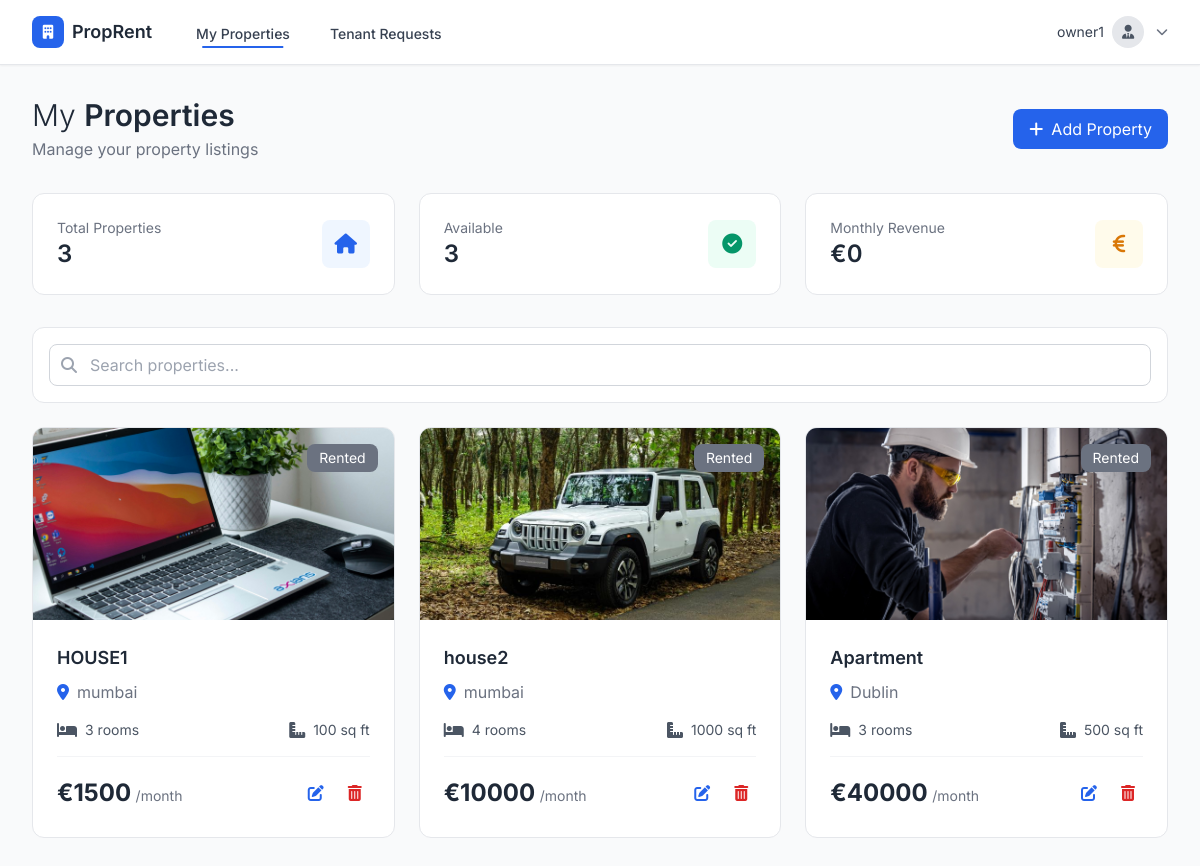
The page /owner_home (signed in) on the database its author committed.
### house_rent_app/models.py (models this page shows, shortened)
class House(models.Model):
    title = models.CharField(max_length=200)
    description = models.TextField()
    rent = models.IntegerField()
    address = models.CharField(max_length=200)
    city = models.CharField(max_length=100)
    image = models.ImageField(upload_to='house_images/')
    created_at = models.DateTimeField(default=timezone.now)
    area = models.IntegerField()
    owner = models.ForeignKey(User, on_delete=models.CASCADE, related_name='houses')
    is_available = models.BooleanField(default=True)
    furnished = models.BooleanField(default=False)
    no_of_rooms = models.IntegerField(default=1)

### house_rent_app/views.py (the view, shortened to what this page needs)
# urls.py: path('owner_home', views.OwnerHome.as_view(), name='owner_home'),
class OwnerHome(LoginRequiredMixin, View):
    login_url = 'login'
    redirect_field_name = 'next'
    def get(self, request):
        owner_houses = House.objects.filter(owner=request.user).all()
        rents = [house.rent for house in owner_houses]
        total_rent = self.get_total_rent_from_lambda(rents)
        return render(request, template_name="owner_home.html", context={
            "houses": owner_houses,
            "total_rent": total_rent
        })
    def get_total_rent_from_lambda(self, rents):
        try:
            response = requests.post(
                "https://0iqlrx5ax1.execute-api.us-east-1.amazonaws.com/default/lambda-x24220591",
                json={"rents": rents},
                timeout=5
            )
            if response.status_code == 200:
                lambda_body = response.json()
                if 'body' in lambda_body:
                    nested_body = json.loads(lambda_body['body'])
                    return nested_body.get("total_rent", 0)
                else:
                    return lambda_body.get("total_rent", 0)
            else:
                print("Lambda Error Response:", response.text)
                return 0
        except Exception as e:
            print("Error calling Lambda:", e)
            return 0

### house_rent_app/templates/owner_home.html (shortened to what this page needs)
<!DOCTYPE html>
<html lang="en">
<head>
    <script src="https://cdn.tailwindcss.com"></script>
    <link href="https://cdnjs.cloudflare.com/ajax/libs/font-awesome/6.1.1/css/all.min.css" rel="stylesheet">
</head>
<body class="bg-gray-50">
    {% include 'owner_navbar.html' %}
    <div class="max-w-7xl mx-auto px-4 sm:px-6 lg:px-8 py-8">
        <div class="flex justify-between items-center mb-8">
            <div>
                <h1 class="text-3xl font-light text-gray-800">My <span class="font-semibold">Properties</span></h1>
                <p class="text-gray-500 mt-1">Manage your property listings</p>
            </div>
            <a href="{% url 'owner_add_property' %}" class="bg-blue-600 text-white px-4 py-2 rounded-lg hover:bg-blue-700 transition flex items-center">
                <i class="fas fa-plus mr-2"></i>Add Property
            </a>
        </div>
        <div class="grid grid-cols-1 md:grid-cols-3 gap-6 mb-8">
            <div class="bg-white rounded-xl border border-gray-200 p-6">
                <div class="flex items-center justify-between">
                    <div>
                        <p class="text-sm text-gray-500">Total Properties</p>
                        <p class="text-2xl font-semibold text-gray-800">{{ houses|length }}</p>
                    </div>
                    <div class="w-12 h-12 bg-blue-50 rounded-lg flex items-center justify-center">
                        <i class="fas fa-home text-blue-600 text-xl"></i>
                    </div>
                </div>
            </div>
            <div class="bg-white rounded-xl border border-gray-200 p-6">
                <div class="flex items-center justify-between">
                    <div>
                        <p class="text-sm text-gray-500">Available</p>
                        <p class="text-2xl font-semibold text-gray-800">
                            {{ houses|length }}
                        </p>
                    </div>
                    <div class="w-12 h-12 bg-emerald-50 rounded-lg flex items-center justify-center">
                        <i class="fas fa-check-circle text-emerald-600 text-xl"></i>
                    </div>
                </div>
            </div>
            <div class="bg-white rounded-xl border border-gray-200 p-6">
                <div class="flex items-center justify-between">
                    <div>
                        <p class="text-sm text-gray-500">Monthly Revenue</p>
                        <p class="text-2xl font-semibold text-gray-800">€{{ total_rent }}</p>
                    </div>
                    <div class="w-12 h-12 bg-amber-50 rounded-lg flex items-center justify-center">
                        <i class="fas fa-euro-sign text-amber-600 text-xl"></i>
                    </div>
                </div>
            </div>
        </div>
        <div class="bg-white rounded-xl border border-gray-200 p-4 mb-6">
            <div class="relative">
                <i class="fas fa-search absolute left-3 top-1/2 transform -translate-y-1/2 text-gray-400"></i>
                <input type="text" id="searchInput" placeholder="Search properties..."
                       class="w-full pl-10 pr-4 py-2 border border-gray-300 rounded-lg focus:outline-none focus:ring-2 focus:ring-blue-500">
            </div>
        </div>
        {% if houses %}
        <div class="grid grid-cols-1 md:grid-cols-2 lg:grid-cols-3 gap-6" id="propertiesGrid">
            {% for house in houses %}
            <div class="bg-white rounded-xl border border-gray-200 overflow-hidden hover:shadow-lg transition property-card">
                <div class="relative h-48">
                    <img src="media/{{ house.image }}" alt="Property" class="w-full h-full object-cover">
                    <span class="absolute top-4 right-4 px-3 py-1 text-sm rounded-lg
                        {% if house.is_available %}bg-emerald-500 text-white{% else %}bg-gray-500 text-white{% endif %}">
                        {{ house.is_available|yesno:"Available,Rented" }}
                    </span>
                </div>
                <div class="p-6">
                    <h3 class="text-lg font-semibold text-gray-800 mb-2">{{ house.title|default:house.address }}</h3>
                    <p class="text-gray-500 flex items-center mb-4">
                        <i class="fas fa-map-marker-alt text-blue-600 mr-2"></i>
                        {{ house.city }}
                    </p>
                    <div class="flex items-center justify-between mb-4">
                        <div class="flex items-center text-gray-600">
                            <i class="fas fa-bed mr-2"></i>
                            <span class="text-sm">{{ house.no_of_rooms }} rooms</span>
                        </div>
                        <div class="flex items-center text-gray-600">
                            <i class="fas fa-ruler-combined mr-2"></i>
                            <span class="text-sm">{{ house.area }} sq ft</span>
                        </div>
                    </div>
                    <div class="flex items-center justify-between pt-4 border-t border-gray-100">
                        <div>
                            <span class="text-2xl font-bold text-gray-800">€{{ house.rent }}</span>
                            <span class="text-gray-500 text-sm">/month</span>
                        </div>
                        <div class="flex space-x-2">
                            <form method="post" class="inline">
                                <button type="submit" class="p-2 text-blue-600 hover:bg-blue-50 rounded-lg transition">
                                    <i class="fas fa-edit"></i>
                                </button>
                            </form>
                            <form method="post" class="inline">
                                <button type="submit" class="p-2 text-red-600 hover:bg-red-50 rounded-lg transition"
                                        onclick="return confirm('Delete this property?')">
                                    <i class="fas fa-trash-alt"></i>
                                </button>
                            </form>
                        </div>
                    </div>
                </div>
            </div>
            {% endfor %}
        </div>
        {% endif %}
    </div>
</body>
</html>

### house_rent_app/templates/owner_navbar.html (shortened to what this page needs)
<!DOCTYPE html>
<html lang="en">
<head>
    <script src="https://cdn.tailwindcss.com"></script>
    <link href="https://cdnjs.cloudflare.com/ajax/libs/font-awesome/6.1.1/css/all.min.css" rel="stylesheet">
</head>
<body class="bg-gray-50">
    <nav class="bg-white shadow-sm border-b border-gray-200 sticky top-0 z-50">
        <div class="max-w-7xl mx-auto px-4 sm:px-6 lg:px-8">
            <div class="flex justify-between h-16">
                <div class="flex items-center">
                    <div class="flex-shrink-0 flex items-center">
                        <div class="w-8 h-8 bg-blue-600 rounded-lg flex items-center justify-center">
                            <i class="fas fa-building text-white text-sm"></i>
                        </div>
                        <span class="ml-2 text-lg font-semibold text-gray-800">PropRent</span>
                    </div>
                    <div class="hidden md:ml-10 md:flex md:space-x-8">
                        <a href="{% url 'owner_home' %}"
                           class="nav-link inline-flex items-center px-1 pt-1 text-sm font-medium text-gray-700 {% if request.resolver_match.url_name == 'owner_home' %}active{% endif %}">
                            My Properties
                        </a>
                        <a href="{% url 'owner_requests' %}"
                           class="nav-link inline-flex items-center px-1 pt-1 text-sm font-medium text-gray-700 {% if request.resolver_match.url_name == 'owner_requests' %}active{% endif %}">
                            Tenant Requests
                        </a>
                    </div>
                </div>
                <div class="flex items-center">
                    <div class="relative ml-3" x-data="{ open: false }">
                        <div>
                            <button @click="open = !open" class="flex items-center space-x-3 focus:outline-none">
                                <div class="flex items-center">
                                    <span class="text-sm text-gray-700 mr-2">{{ request.user.username }}</span>
                                    <div class="w-8 h-8 bg-gray-200 rounded-full flex items-center justify-center">
                                        <i class="fas fa-user-tie text-gray-600 text-sm"></i>
                                    </div>
                                </div>
                                <i class="fas fa-chevron-down text-xs text-gray-500"></i>
                            </button>
                        </div>
                    </div>
                </div>
            </div>
        </div>
    </nav>
</body>
</html>

### house_rent_app/templates/owner_home.html (style rules this page uses)
* { font-family: 'Inter', sans-serif; }

### house_rent_app/templates/owner_navbar.html (style rules this page uses)
* { font-family: 'Inter', sans-serif; }
.nav-link { position: relative; transition: color 0.2s; }
.nav-link::after { content: ''; position: absolute; width: 0; height: 2px; bottom: -4px; left: 50%; background-color: #2563eb; transition: all 0.2s; transform: translateX(-50%); }
.nav-link.active::after { width: 80%; }

### rows shown on the page
House: image (picture), is_available "Rented", title "HOUSE1", city "mumbai", no_of_rooms "3", area "100", rent "1500"
House: image (picture), is_available "Rented", title "house2", city "mumbai", no_of_rooms "4", area "1000", rent "10000"
House: image (picture), is_available "Rented", title "Apartment", city "Dublin", no_of_rooms "3", area "500", rent "40000"

### other values the page prints
{{ request.user.username }} "owner1"
{{ houses|length }} "3"
{{ total_rent }} "0"
